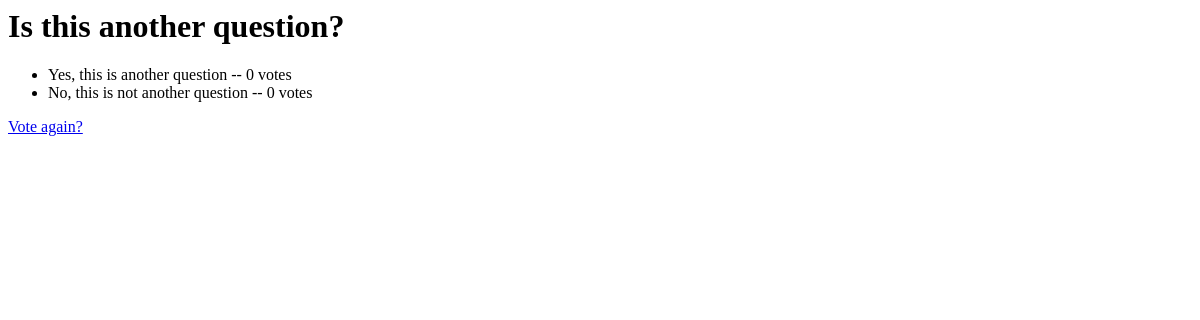
Page /polls/2/results/ on the earlier database version.
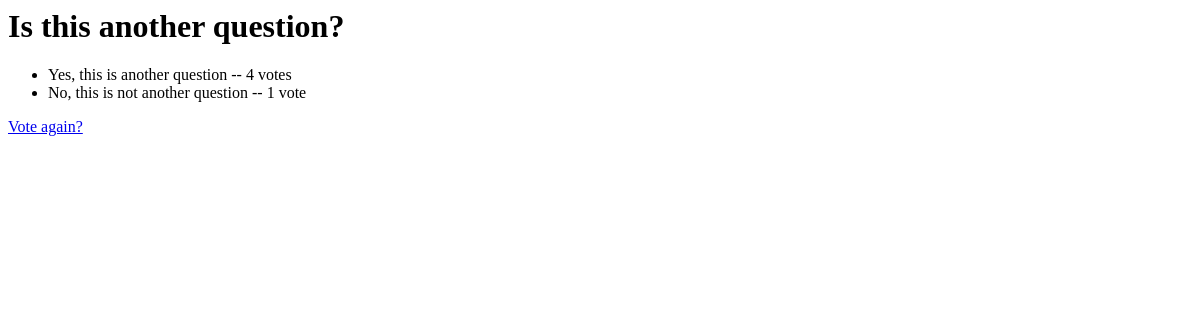
Same page on the later database version.
### polls/models.py (models this page shows, shortened)
class Question(models.Model):
    question_text = models.CharField(max_length=200)
    pub_date = models.DateTimeField("date published")
    def was_published_recently(self):
        now = timezone.now()
        return now - datetime.timedelta(days=1) <= self.pub_date <= now
    was_published_recently.admin_order_field = "pub_date"
    was_published_recently.boolean = True
    was_published_recently.short_description = "Published recently?"

class Choice(models.Model):
    question = models.ForeignKey(Question, on_delete=models.CASCADE)
    choice_text = models.CharField(max_length=200)
    votes = models.IntegerField(default=0)

### polls/views.py (the view)
# urls.py: path("<int:pk>/results/", views.ResultsView.as_view(), name="results"),
class ResultsView(generic.DetailView):
    model = Question
    template_name = "polls/results.html"
    def get_queryset(self):
        return Question.objects.filter(
            pub_date__lte=timezone.now()
        ).annotate(
            Count("choice")
        ).filter(choice__count__gt=0
        )

### polls/templates/polls/results.html
<h1>{{ question.question_text }}</h1>
<ul>
{% for choice in question.choice_set.all %}
	<li>{{ choice.choice_text }} -- {{ choice.votes }} vote{{ choice.votes|pluralize }}</li>
{% endfor %}
</ul>
<a href="{% url "polls:detail" question.id %}">Vote again?</a>

Differences in the rows shown:
changed Choice "Yes, this is another question": votes "0" → "4"
changed Choice "No, this is not another question": votes "0" → "1"
